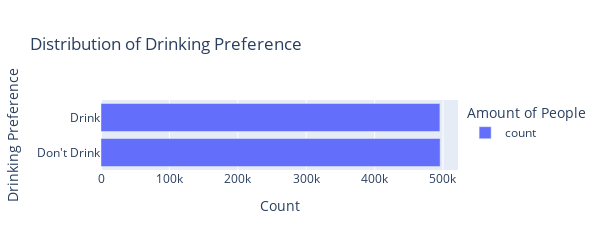

Notebook source saved alongside this figure:
### Code cell
# visualization
fig = px.bar(drink_count, orientation='h', title='Distribution of Drinking Preference'
             , height=250, width=600)

fig.update_layout(xaxis_title='Count',
                  yaxis_title='Drinking Preference',
                  legend_title='Amount of People') 
fig.show()

### Figure 1 — Plotly figure (JSON) as saved in the notebook; plotly's stock layout.template omitted (floating-point values rounded to 4 significant figures)
{"data": [{"alignmentgroup": "True", "hovertemplate": "variable=count<br>value=%{x}<br>drk_yn=%{y}<extra></extra>", "legendgroup": "count", "marker": {"color": "#636efa", "pattern": {"shape": ""}}, "name": "count", "offsetgroup": "count", "orientation": "h", "showlegend": true, "textposition": "auto", "type": "bar", "x": [495844, 495476], "xaxis": "x", "y": ["Don't Drink", "Drink"], "yaxis": "y"}], "layout": {"barmode": "relative", "height": 250, "legend": {"title": {"text": "Amount of People"}, "tracegroupgap": 0}, "title": {"text": "Distribution of Drinking Preference"}, "width": 600, "xaxis": {"anchor": "y", "autorange": true, "domain": [0, 1], "range": [0, 521900.0], "title": {"text": "Count"}, "type": "linear"}, "yaxis": {"anchor": "x", "autorange": true, "domain": [0, 1], "range": [-0.5, 1.5], "title": {"text": "Drinking Preference"}, "type": "category"}}}
